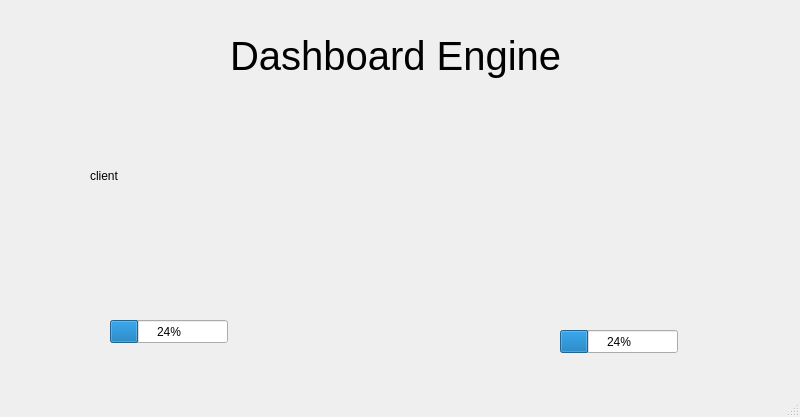
<?xml version="1.0" encoding="UTF-8"?>
<ui version="4.0">
 <class>MemClientWindow</class>
 <widget class="QMainWindow" name="MemClientWindow">
  <property name="geometry">
   <rect>
    <x>0</x>
    <y>0</y>
    <width>800</width>
    <height>417</height>
   </rect>
  </property>
  <property name="windowTitle">
   <string>MainWindow</string>
  </property>
  <widget class="QWidget" name="centralwidget">
   <widget class="QLabel" name="label">
    <property name="geometry">
     <rect>
      <x>90</x>
      <y>160</y>
      <width>161</width>
      <height>31</height>
     </rect>
    </property>
    <property name="text">
     <string>client</string>
    </property>
   </widget>
   <widget class="QLabel" name="label_2">
    <property name="geometry">
     <rect>
      <x>230</x>
      <y>30</y>
      <width>341</width>
      <height>51</height>
     </rect>
    </property>
    <property name="font">
     <font>
      <pointsize>30</pointsize>
     </font>
    </property>
    <property name="text">
     <string>Dashboard Engine</string>
    </property>
   </widget>
   <widget class="QProgressBar" name="barclient">
    <property name="geometry">
     <rect>
      <x>110</x>
      <y>320</y>
      <width>118</width>
      <height>23</height>
     </rect>
    </property>
    <property name="value">
     <number>24</number>
    </property>
   </widget>
   <widget class="QProgressBar" name="barclient_2">
    <property name="geometry">
     <rect>
      <x>560</x>
      <y>330</y>
      <width>118</width>
      <height>23</height>
     </rect>
    </property>
    <property name="value">
     <number>24</number>
    </property>
   </widget>
  </widget>
  <widget class="QStatusBar" name="statusbar"/>
 </widget>
 <resources/>
 <connections/>
</ui>
